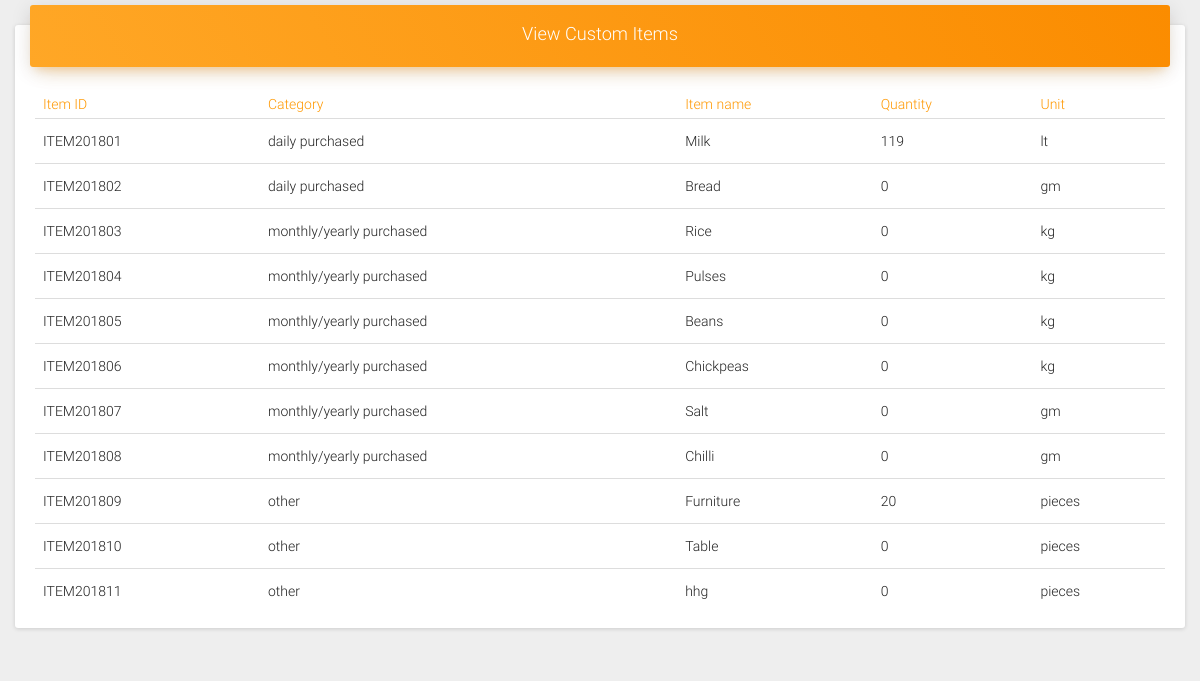
/inventory/view_items/, run on an earlier commit of the app's database.
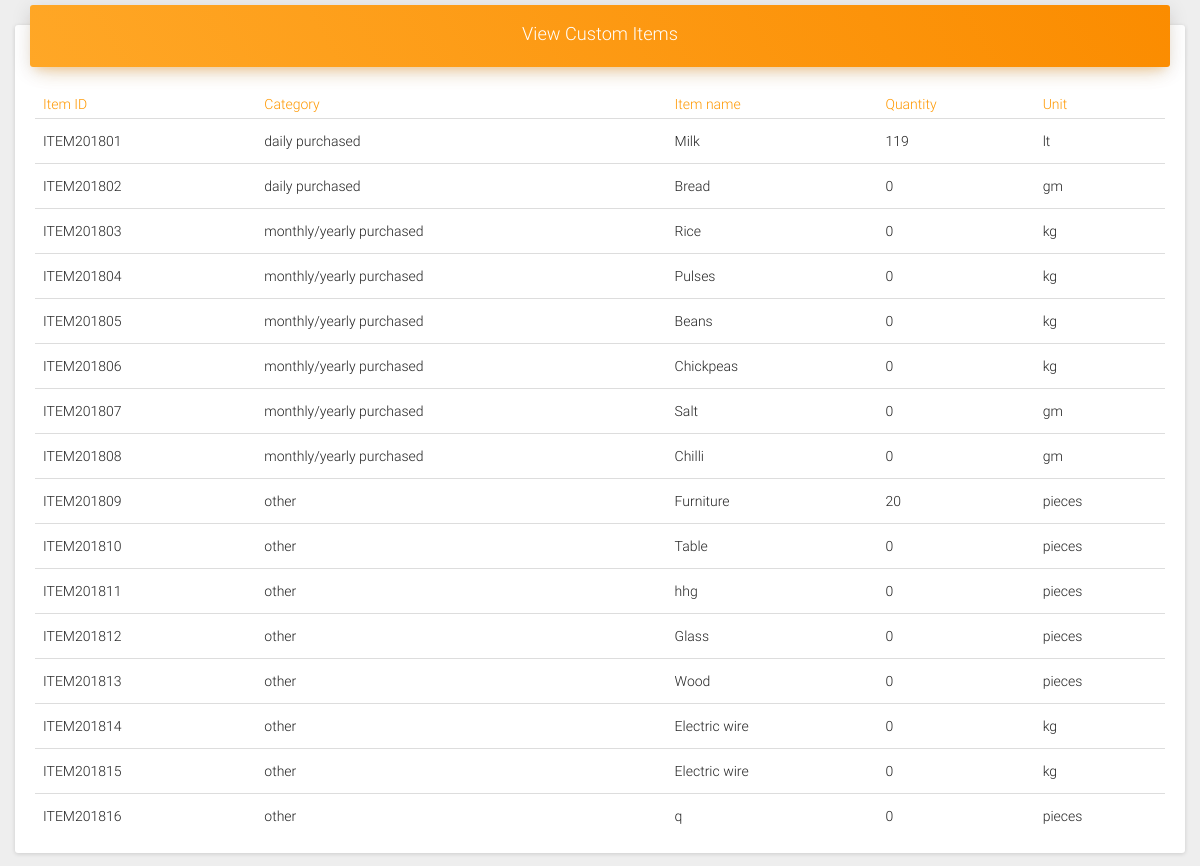
And on a later commit of the database.
### Inventory/models.py (models this page shows, shortened)
class InventoryItems(models.Model):
    item_id = models.CharField(max_length=10 ,default=item_id, primary_key=True)
    name = models.CharField(max_length=20)
    quantity = models.IntegerField(default=0)
    unit = models.CharField(max_length=6,null=True)
    category = models.CharField(max_length=30)

### Inventory/views.py (the view)
def view_items(request):
    return  render(request, 'customitem.html', {'context':InventoryItems.objects.all()})

### Inventory/templates/customitem.html (shortened to what this page needs)
<!doctype html>
<html lang="en">
<head>
    {%load static%}
    <link href="{%static 'assets/css/bootstrap.min.css'%}" rel="stylesheet" />
    <link href="{%static 'assets/css/material-dashboard.css'%}" rel="stylesheet" />
    <link href="{%static 'assets/css/demo.css'%}" rel="stylesheet" />
    <link href="{%static 'assets/css/fontawesome.min.css'%}" rel="stylesheet">
    <link href="{%static 'assets/css/materialicons.css'%}" rel="stylesheet" type="text/css">
</head>
<body>
    <div class="wrapper">
        <div>
            <div class="content">
                <div class="container-fluid">
                    <div class="row">
                        <div class="col-md-12">
                            <div class="card">
                                <div class="card-header" data-background-color="orange">
                                    <h4 class="title" align="center">View Custom Items</h4>
                                </div>
                                <div class="card-content table-responsive">
                                    <table class="table">
                                        <thead class="text-warning">
                                            <th>Item ID</th>
                                            <th>Category</th>
                                            <th>Item name</th>
                                            <th>Quantity</th>
                                            <th>Unit</th>
                                        </thead>
                                        <tbody>
                                            {% for i in context %}
                                                <tr>
                                                    <td>{{ i.item_id }}</td>
                                                    <td>{{ i.category }}</td>
                                                    <td>{{ i.name }}</td>
                                                    <td>{{ i.quantity }}</td>
                                                    <td>{{ i.unit }}</td>
                                                </tr>
                                            {% endfor %}
                                        </tbody>
                                    </table>
                                </div>
                            </div>
                        </div>
                    </div>
                </div>
            </div>
        </div>
    </div>
</body>
{%load static%}
</html>

What changed in the data, as far as the page shows it:
added InventoryItems: item_id "ITEM201812", category "other", name "Glass", quantity "0", unit "pieces"
added InventoryItems: item_id "ITEM201813", category "other", name "Wood", quantity "0", unit "pieces"
added InventoryItems: item_id "ITEM201814", category "other", name "Electric wire", quantity "0", unit "kg"
added InventoryItems: item_id "ITEM201815", category "other", name "Electric wire", quantity "0", unit "kg"
added InventoryItems: item_id "ITEM201816", category "other", name "q", quantity "0", unit "pieces"
